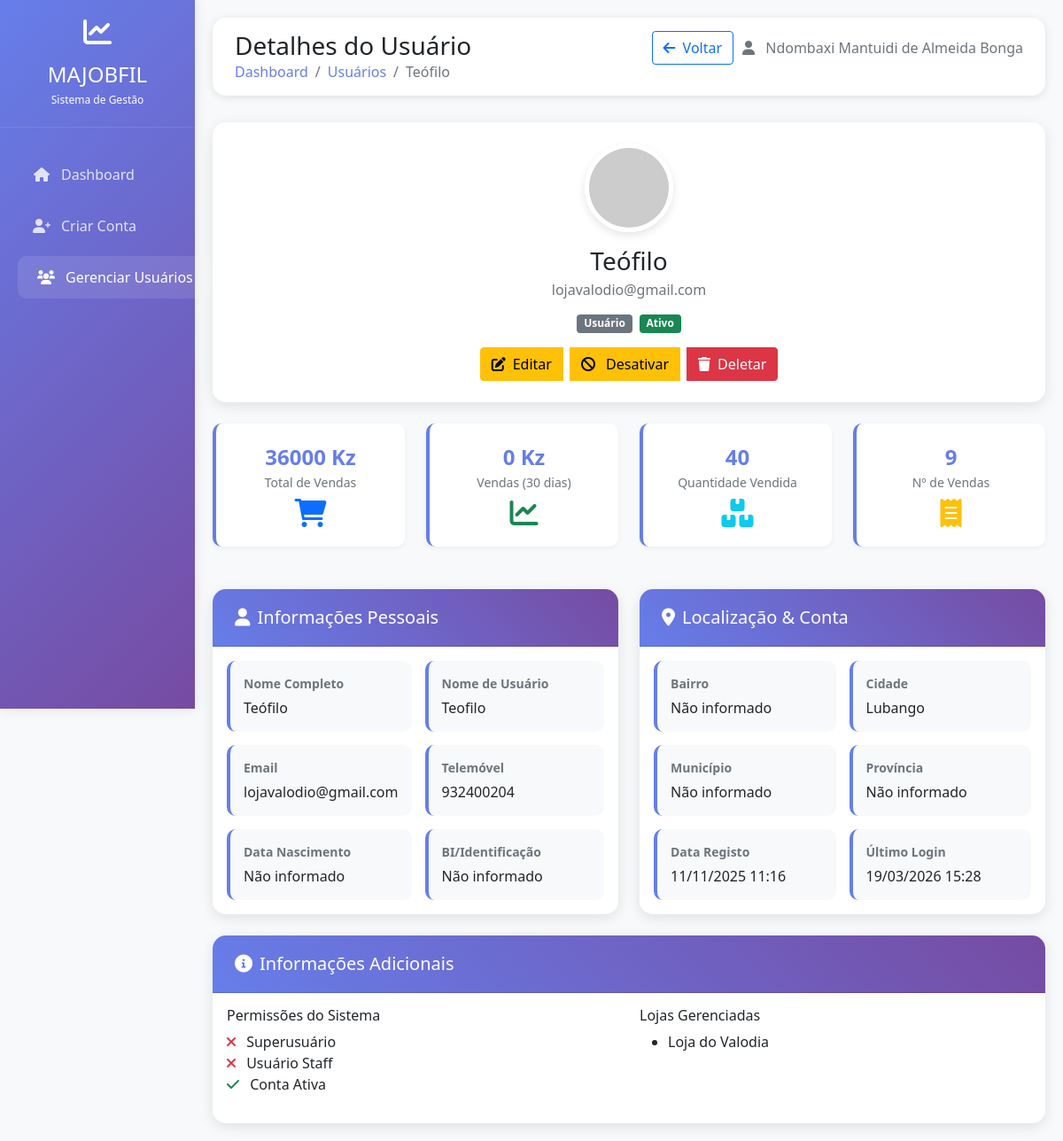
/usuarios/2/ (signed in), run on an earlier commit of the app's database.
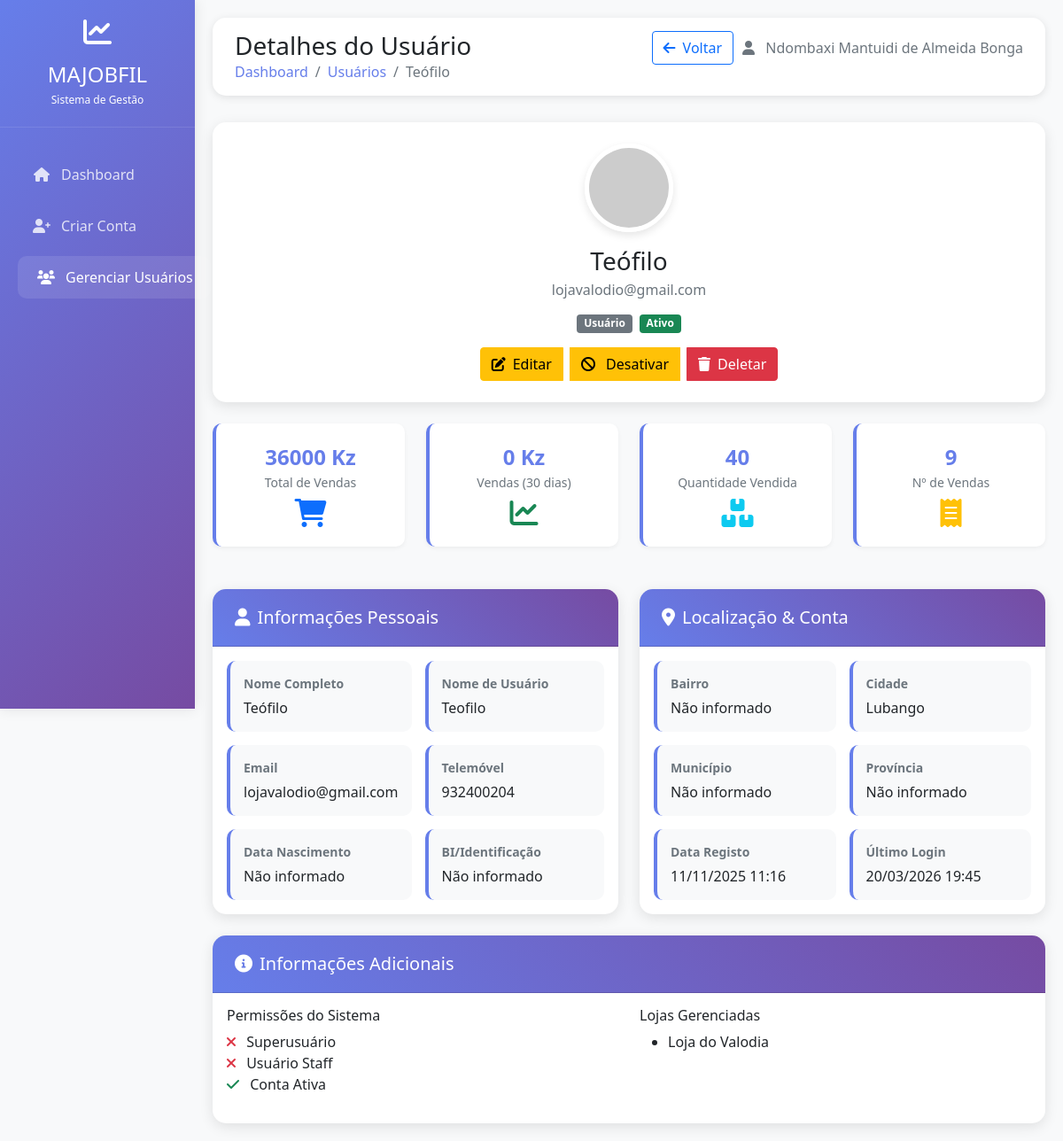
And on a later commit of the database.
### conta/models.py (models this page shows, shortened)
class Conta(AbstractBaseUser, PermissionsMixin):
    username = models.CharField('Nome de usuário', max_length=30, unique=True)
    email = models.EmailField('Email', unique=True)
    nome = models.CharField('Nome completo', max_length=100)
    telemovel = models.CharField('Telemóvel', max_length=15, blank=True, null=True)
    data_nascimento = models.DateField('Data de nascimento', blank=True, null=True)
    bilhete_identidade = models.CharField('Bilhete de Identidade', max_length=20, blank=True, null=True)
    bairro = models.CharField('Bairro', max_length=100, blank=True, null=True)
    cidade = models.CharField('Cidade', max_length=100, blank=True, null=True)
    provincia = models.CharField('Província', max_length=100, blank=True, null=True)
    municipio = models.CharField('Município', max_length=100, blank=True, null=True)
    is_active = models.BooleanField('Ativo', default=True)
    is_staff = models.BooleanField('Staff', default=False)
    is_superuser = models.BooleanField('superuser', default=False)
    date_joined = models.DateTimeField('Data de registro', default=timezone.now)
    objects = CustomUserManager()
    USERNAME_FIELD = 'email'
    REQUIRED_FIELDS = ['username', 'nome']
    def total_vendas_usuario(self, data_relatorio=None):
        vendas_query = self.venda_set.all()
        if data_relatorio:
            if isinstance(data_relatorio, str):
                data_relatorio = datetime.strptime(data_relatorio, '%Y-%m-%d').date()
            vendas_query = vendas_query.filter(data_venda__date=data_relatorio)
        total = vendas_query.aggregate(
            total_vendas=Sum('valor_total')
        )['total_vendas'] or 0
        return total
    def total_quantidade_vendida(self, data_relatorio=None):
        vendas_query = self.venda_set.all()
        if data_relatorio:
            if isinstance(data_relatorio, str):
                data_relatorio = datetime.strptime(data_relatorio, '%Y-%m-%d').date()
            vendas_query = vendas_query.filter(data_venda__date=data_relatorio)
        total = vendas_query.aggregate(
            total_quantidade=Sum('quantidade')
        )['total_quantidade'] or 0
        return total
    def get_vendas_por_periodo(self, data_inicio, data_fim):
        return self.venda_set.filter(
            data_venda__date__range=[data_inicio, data_fim]
        )
    def vendas_ultimos_30_dias(self):
        data_inicio = datetime.now().date() - timedelta(days=30)
        data_fim = datetime.now().date()
        vendas = self.get_vendas_por_periodo(data_inicio, data_fim)
        total = vendas.aggregate(total=Sum('valor_total'))['total'] or 0
        return total
    def numero_vendas_realizadas(self, data_relatorio=None):
        vendas_query = self.venda_set.all()
        if data_relatorio:
            if isinstance(data_relatorio, str):
                data_relatorio = datetime.strptime(data_relatorio, '%Y-%m-%d').date()
            vendas_query = vendas_query.filter(data_venda__date=data_relatorio)
        return vendas_query.count()
    class Meta:
        verbose_name = 'Conta'
        verbose_name_plural = 'Contas'

### conta/views.py (the view)
# urls.py: path('usuarios/<int:user_id>/', views.detalhes_usuario, name='detalhes_usuario'),
@login_required
@user_passes_test(is_superuser)
def detalhes_usuario(request, user_id):
    usuario = get_object_or_404(Conta, id=user_id)
    total_vendas = usuario.total_vendas_usuario()
    vendas_30_dias = usuario.vendas_ultimos_30_dias()
    quantidade_vendida = usuario.total_quantidade_vendida()
    numero_vendas = usuario.numero_vendas_realizadas()
    context = {
        'usuario': usuario,
        'total_vendas': total_vendas,
        'vendas_30_dias': vendas_30_dias,
        'quantidade_vendida': quantidade_vendida,
        'numero_vendas': numero_vendas,
    }
    return render(request, 'admin/detalhes_usuario.html', context)

### conta/context_processors.py (called while the page is built, shortened)
def estatisticas_relatorios(request):
    if request.user.is_superuser:
        relatorios = RelatorioDiario.objects.all()
    else:
        lojas_usuario = request.user.lojas_gerenciadas.all()
        relatorios = RelatorioDiario.objects.filter(loja__in=lojas_usuario)
    total_relatorios = relatorios.count()
    completos = 0
    negativos = 0
    pendentes = 0
    for relatorio in relatorios:
        try:
            diferenca = relatorio.calcular_diferenca()
            if diferenca > 0:
                completos += 1
            elif diferenca < 0:
                negativos += 1
            else:
                pendentes += 1
        except Exception:
            continue
    return {
        'estatisticas': {
            'total_relatorios': total_relatorios,
            'completos': completos,
            'pendentes': pendentes,
            'negativos': negativos,
        }
    }

def atividades_recentes_context(request):
    if not request.user.is_authenticated:
        return {'atividades_recentes': []}
    atividades = Atividade.objects.filter(
        usuario=request.user
    ).order_by('-data')[:5]
    return {'atividades_recentes': atividades}

### conta/templates/admin/detalhes_usuario.html (shortened to what the changed rows need)
<!DOCTYPE html>
<html lang="pt">
<head>
    <link href="https://cdn.jsdelivr.net/npm/bootstrap@5.1.3/dist/css/bootstrap.min.css" rel="stylesheet">
    <link href="https://cdnjs.cloudflare.com/ajax/libs/font-awesome/6.0.0/css/all.min.css" rel="stylesheet">
</head>
<body>
    <div class="main-content" id="mainContent">
        <div class="top-bar">
            <div class="top-bar-header">
                <div>
                    <nav aria-label="breadcrumb">
                        <ol class="breadcrumb mb-0">
                            <li class="breadcrumb-item"><a href="{% url 'dashboard' %}">Dashboard</a></li>
                            <li class="breadcrumb-item"><a href="{% url 'listar_usuarios' %}">Usuários</a></li>
                            <li class="breadcrumb-item active">{{ usuario.nome|truncatechars:20 }}</li>
                        </ol>
                    </nav>
                </div>
            </div>
        </div>
        <div class="card mb-4">
            <div class="card-body text-center py-4">
                <div class="mb-3">
                    <img src="https://ui-avatars.com/api/?name={{ usuario.nome|urlencode }}&background=667eea&color=fff&size=120"
                         alt="Avatar" class="user-avatar">
                </div>
                <h3 class="mb-1">{{ usuario.nome }}</h3>
                <p class="text-muted mb-3">{{ usuario.email }}</p>
                <div class="d-flex justify-content-center mb-3 flex-wrap gap-2">
                    {% if usuario.is_superuser %}
                    <span class="badge bg-danger">Administrador</span>
                    {% elif usuario.is_staff %}
                    <span class="badge bg-warning">Staff</span>
                    {% else %}
                    <span class="badge bg-secondary">Usuário</span>
                    {% endif %}
                    {% if usuario.is_active %}
                    <span class="badge bg-success">Ativo</span>
                    {% else %}
                    <span class="badge bg-danger">Inativo</span>
                    {% endif %}
                </div>
                <div class="btn-group flex-wrap gap-2 justify-content-center">
                    <a href="{% url 'editar_usuario' usuario.id %}" class="btn btn-warning">
                    </a>
                    {% if usuario.id != user.id %}
                    <a href="{% url 'toggle_usuario_status' usuario.id %}" class="btn btn-{% if usuario.is_active %}warning{% else %}success{% endif %}">
                    </a>
                    <a href="{% url 'deletar_usuario' usuario.id %}" class="btn btn-danger">
                    </a>
                    {% endif %}
                </div>
            </div>
        </div>
        <div class="row">
            <div class="col-lg-6 mb-4">
                <div class="card h-100">
                    <div class="card-body">
                        <div class="info-grid">
                            <div class="info-item">
                                <div class="info-label">Nome Completo</div>
                                <div class="info-value">{{ usuario.nome }}</div>
                            </div>
                            <div class="info-item">
                                <div class="info-label">Nome de Usuário</div>
                                <div class="info-value">{{ usuario.username }}</div>
                            </div>
                            <div class="info-item">
                                <div class="info-label">Email</div>
                                <div class="info-value">{{ usuario.email }}</div>
                            </div>
                            <div class="info-item">
                                <div class="info-label">Telemóvel</div>
                                <div class="info-value">{{ usuario.telemovel|default:"Não informado" }}</div>
                            </div>
                            <div class="info-item">
                                <div class="info-label">Data Nascimento</div>
                                <div class="info-value">{{ usuario.data_nascimento|date:"d/m/Y"|default:"Não informado" }}</div>
                            </div>
                            <div class="info-item">
                                <div class="info-label">BI/Identificação</div>
                                <div class="info-value">{{ usuario.bilhete_identidade|default:"Não informado" }}</div>
                            </div>
                        </div>
                    </div>
                </div>
            </div>
            <div class="col-lg-6 mb-4">
                <div class="card h-100">
                    <div class="card-body">
                        <div class="info-grid">
                            <div class="info-item">
                                <div class="info-label">Bairro</div>
                                <div class="info-value">{{ usuario.bairro|default:"Não informado" }}</div>
                            </div>
                            <div class="info-item">
                                <div class="info-label">Cidade</div>
                                <div class="info-value">{{ usuario.cidade|default:"Não informado" }}</div>
                            </div>
                            <div class="info-item">
                                <div class="info-label">Município</div>
                                <div class="info-value">{{ usuario.municipio|default:"Não informado" }}</div>
                            </div>
                            <div class="info-item">
                                <div class="info-label">Província</div>
                                <div class="info-value">{{ usuario.provincia|default:"Não informado" }}</div>
                            </div>
                            <div class="info-item">
                                <div class="info-label">Data Registo</div>
                                <div class="info-value">{{ usuario.date_joined|date:"d/m/Y H:i" }}</div>
                            </div>
                            <div class="info-item">
                                <div class="info-label">Último Login</div>
                                <div class="info-value">{{ usuario.last_login|date:"d/m/Y H:i"|default:"Nunca" }}</div>
                            </div>
                        </div>
                    </div>
                </div>
            </div>
        </div>
    </div>
</body>
</html>

What changed in the data, as far as the page shows it:
changed Conta "Teófilo": last_login "19/03/2026 15:28" → "20/03/2026 19:45"
